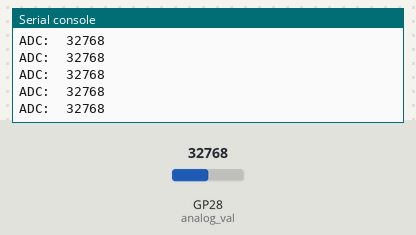
Bench run of a program on a simulated Raspberry Pi Pico running MicroPython. Parts: the last lines printed to the serial console. The inputs (shaded band) are chosen by the test bench; at power-on: GP28 (analog_val) = 32768 (analog values on the 0–65535 scale).

Above: at 1.2 s.
1.3 s: GP28 (analog_val) set to 45874
At 1.56 s:
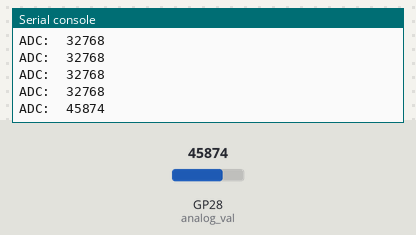
2.8 s: GP28 (analog_val) set to 57670
At 2.96 s:
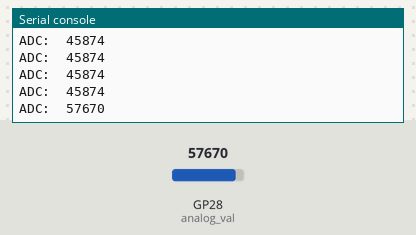
Timing chart, 0 to 5.8 s (numbered marks = the images above; inputs shaded):
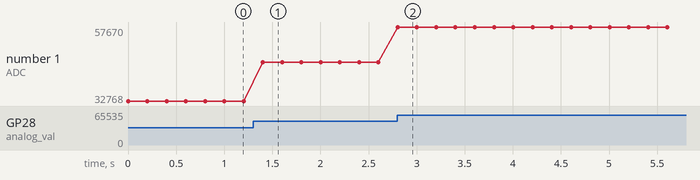

The program:

potentionmeter.py
```python
"""
가변저항와 analog 값의 변화 확인하기 실습
저항값이 낮을 수록 전압이 높아진다.
"""

import machine
import utime

analog_val=machine.ADC(28)

while True:
    reading=analog_val.read_u16()
    print("ADC: ", reading)
    utime.sleep(0.2)
```

Measured:
- after the input at 1.3 s, the serial console: prints a new line after 0.10 s (image 1)
- after the input at 2.8 s, the serial console: prints a new line at once (image 2)
- plotted number 1: 32768 → 45874 after the input at 1.3 s, 45874 → 57670 after the input at 2.8 s
